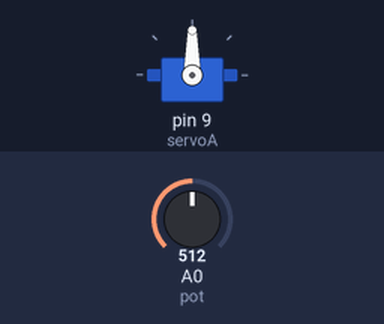
Simulated run of this sketch. Board: Arduino Uno, built with avr-gcc and run on an emulated ATmega328P. Shown: servo. Inputs (shaded band) come from the test bench; at power-on: A0 (pot) = 512.

Above: at 1.2 s.
1.3 s: A0 (pot) set to 716
At 2.4 s:
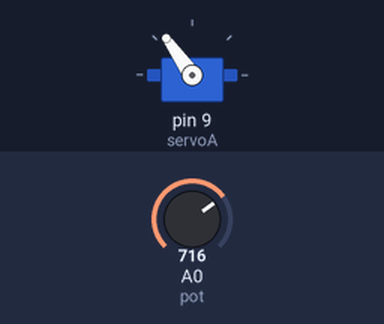
2.8 s: A0 (pot) set to 900
At 3.8 s:
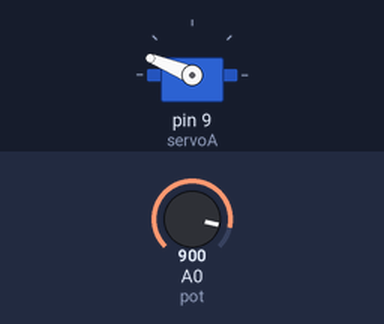
4.3 s: A0 (pot) set to 1023
At 5.2 s:
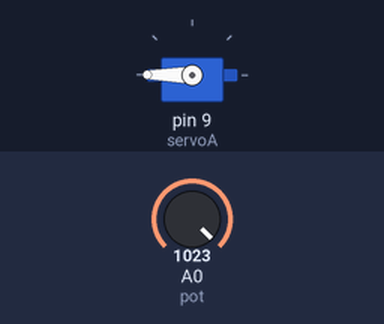
5.8 s: A0 (pot) set to 306
At 6.6 s:
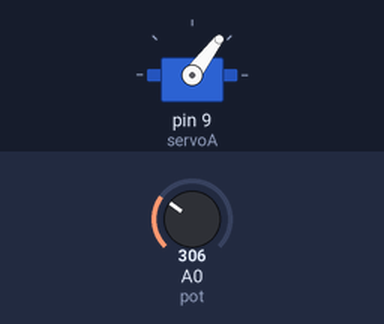
7.3 s: A0 (pot) set to 122
At 7.9 s:
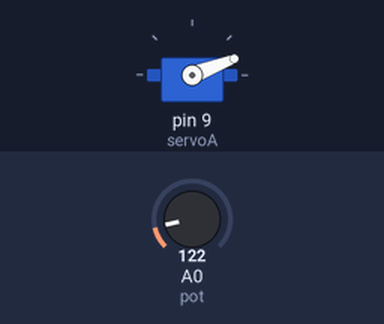
Timing chart, 0 to 9.8 s (numbered marks = the images above; inputs shaded):
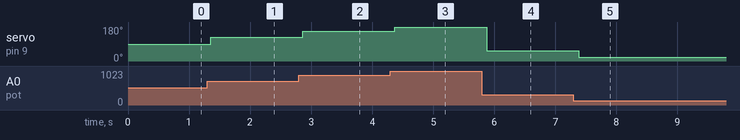

The sketch:

lab6part2.ino
```cpp
#include <Servo.h>

Servo servoA;  // create servo object to control a servo

int pos = 0;    // variable to store the servo position
int pot = A0;

void setup() {
  servoA.attach(9);  // attaches servo connected to Arduino pin 9 to the myservo object
  pinMode(pot,INPUT);
  Serial.begin(9600);
}

void loop() {
  int turn = analogRead(pot);
  turn = map(turn, 0, 1023, 0, 180);
  delay(50);
  servoA.write(turn);              // tell servo to go to position in variable 'pos'

}
```

Measured:
- after the input at 1.3 s, servo on pin 9 (servoA): 90° → 125° after 0.06 s
- after the input at 2.8 s, servo on pin 9 (servoA): 125° → 158° after 0.06 s
- after the input at 4.3 s, servo on pin 9 (servoA): 158° → 180° after 0.07 s
- after the input at 5.8 s, servo on pin 9 (servoA): 180° → 53° after 0.08 s
- after the input at 7.3 s, servo on pin 9 (servoA): 53° → 21° after 0.08 s
